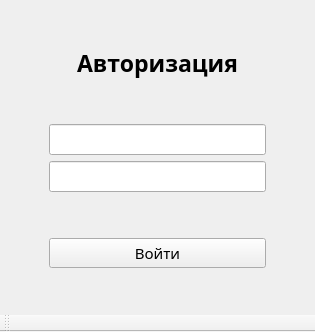
<?xml version="1.0" encoding="UTF-8"?>
<ui version="4.0">
 <class>AuthorizeWindow</class>
 <widget class="QMainWindow" name="AuthorizeWindow">
  <property name="geometry">
   <rect>
    <x>0</x>
    <y>0</y>
    <width>315</width>
    <height>332</height>
   </rect>
  </property>
  <property name="windowTitle">
   <string>AuthorizeWindow</string>
  </property>
  <widget class="QWidget" name="centralwidget">
   <property name="sizeIncrement">
    <size>
     <width>3</width>
     <height>3</height>
    </size>
   </property>
   <layout class="QGridLayout" name="gridLayout_2">
    <item row="1" column="0">
     <spacer name="horizontalSpacer_2">
      <property name="orientation">
       <enum>Qt::Horizontal</enum>
      </property>
      <property name="sizeType">
       <enum>QSizePolicy::Preferred</enum>
      </property>
      <property name="sizeHint" stdset="0">
       <size>
        <width>40</width>
        <height>20</height>
       </size>
      </property>
     </spacer>
    </item>
    <item row="2" column="1">
     <spacer name="verticalSpacer_5">
      <property name="orientation">
       <enum>Qt::Vertical</enum>
      </property>
      <property name="sizeHint" stdset="0">
       <size>
        <width>20</width>
        <height>40</height>
       </size>
      </property>
     </spacer>
    </item>
    <item row="1" column="2">
     <spacer name="horizontalSpacer">
      <property name="orientation">
       <enum>Qt::Horizontal</enum>
      </property>
      <property name="sizeType">
       <enum>QSizePolicy::Preferred</enum>
      </property>
      <property name="sizeHint" stdset="0">
       <size>
        <width>40</width>
        <height>20</height>
       </size>
      </property>
     </spacer>
    </item>
    <item row="1" column="1">
     <layout class="QGridLayout" name="gridLayout">
      <item row="0" column="0">
       <widget class="QLabel" name="auth_text_header_2">
        <property name="font">
         <font>
          <family>Segoe UI Light</family>
          <pointsize>17</pointsize>
          <weight>75</weight>
          <bold>true</bold>
         </font>
        </property>
        <property name="text">
         <string>&lt;html&gt;&lt;head/&gt;&lt;body&gt;&lt;p&gt;Авторизация&lt;/p&gt;&lt;/body&gt;&lt;/html&gt;</string>
        </property>
        <property name="alignment">
         <set>Qt::AlignCenter</set>
        </property>
       </widget>
      </item>
      <item row="1" column="0">
       <spacer name="verticalSpacer_4">
        <property name="orientation">
         <enum>Qt::Vertical</enum>
        </property>
        <property name="sizeHint" stdset="0">
         <size>
          <width>20</width>
          <height>40</height>
         </size>
        </property>
       </spacer>
      </item>
      <item row="3" column="0">
       <widget class="QLineEdit" name="auth_edit_password_2">
        <property name="font">
         <font>
          <family>Segoe UI Light</family>
          <pointsize>12</pointsize>
         </font>
        </property>
        <property name="text">
         <string/>
        </property>
        <property name="placeholderText">
         <string/>
        </property>
       </widget>
      </item>
      <item row="5" column="0">
       <widget class="QPushButton" name="auth_button_log_in_2">
        <property name="font">
         <font>
          <family>Segoe UI Light</family>
          <pointsize>11</pointsize>
         </font>
        </property>
        <property name="text">
         <string>Войти</string>
        </property>
       </widget>
      </item>
      <item row="2" column="0">
       <widget class="QLineEdit" name="auth_edit_login_2">
        <property name="font">
         <font>
          <family>Segoe UI Light</family>
          <pointsize>12</pointsize>
         </font>
        </property>
        <property name="text">
         <string/>
        </property>
        <property name="placeholderText">
         <string/>
        </property>
       </widget>
      </item>
      <item row="4" column="0">
       <spacer name="verticalSpacer_6">
        <property name="orientation">
         <enum>Qt::Vertical</enum>
        </property>
        <property name="sizeHint" stdset="0">
         <size>
          <width>20</width>
          <height>40</height>
         </size>
        </property>
       </spacer>
      </item>
     </layout>
    </item>
    <item row="0" column="1">
     <spacer name="verticalSpacer_7">
      <property name="orientation">
       <enum>Qt::Vertical</enum>
      </property>
      <property name="sizeHint" stdset="0">
       <size>
        <width>20</width>
        <height>40</height>
       </size>
      </property>
     </spacer>
    </item>
   </layout>
  </widget>
  <widget class="QMenuBar" name="menubar">
   <property name="geometry">
    <rect>
     <x>0</x>
     <y>0</y>
     <width>315</width>
     <height>22</height>
    </rect>
   </property>
  </widget>
  <widget class="QToolBar" name="auth_status">
   <property name="windowTitle">
    <string>toolBar</string>
   </property>
   <attribute name="toolBarArea">
    <enum>BottomToolBarArea</enum>
   </attribute>
   <attribute name="toolBarBreak">
    <bool>false</bool>
   </attribute>
  </widget>
 </widget>
 <resources/>
 <connections/>
</ui>
